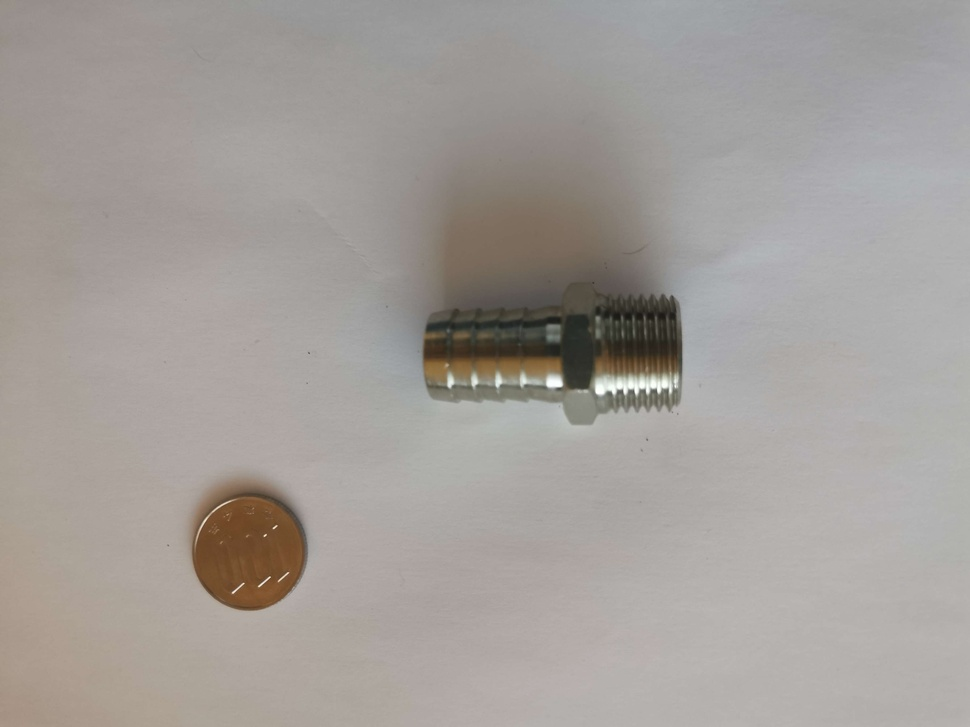
#> input picture DataBase/image7.jpg, 970 x 727 px, shrunk from 3648 x 2736 before the run
$ jupyter execute Piece_mesure.ipynb
#> lines starting #> are read from the running program, lines starting #| are printed output that depends on the picture; after the words box and inside, x2 and y2 are one past the last pixel; in counts of white or black regions, pixels touching at a corner belong together
[cell 1]
import cv2
import numpy as np

[cell 2]
image_path = 'DataBase/image7.jpg'
image = cv2.imread(image_path)
#> image is the input picture: shape (727, 970, 3); mean B, G, R 153.8, 157.9, 163.2

if image is None:
    raise ValueError("L'image n'a pas pu être chargée.")

[cell 3]
gray = cv2.cvtColor(image, cv2.COLOR_BGR2GRAY)
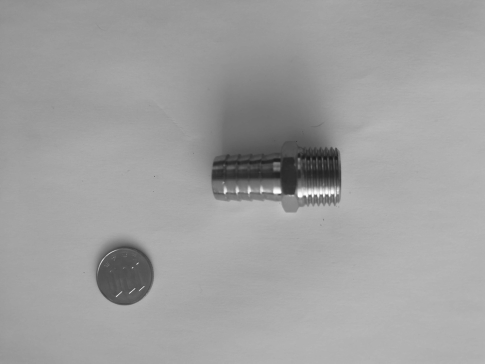
#> gray: shape (727, 970) (shown at 1/2 size); min 24, max 255, mean 159.1
th = cv2.adaptiveThreshold(gray,255,cv2.ADAPTIVE_THRESH_GAUSSIAN_C,cv2.THRESH_BINARY,71,17)
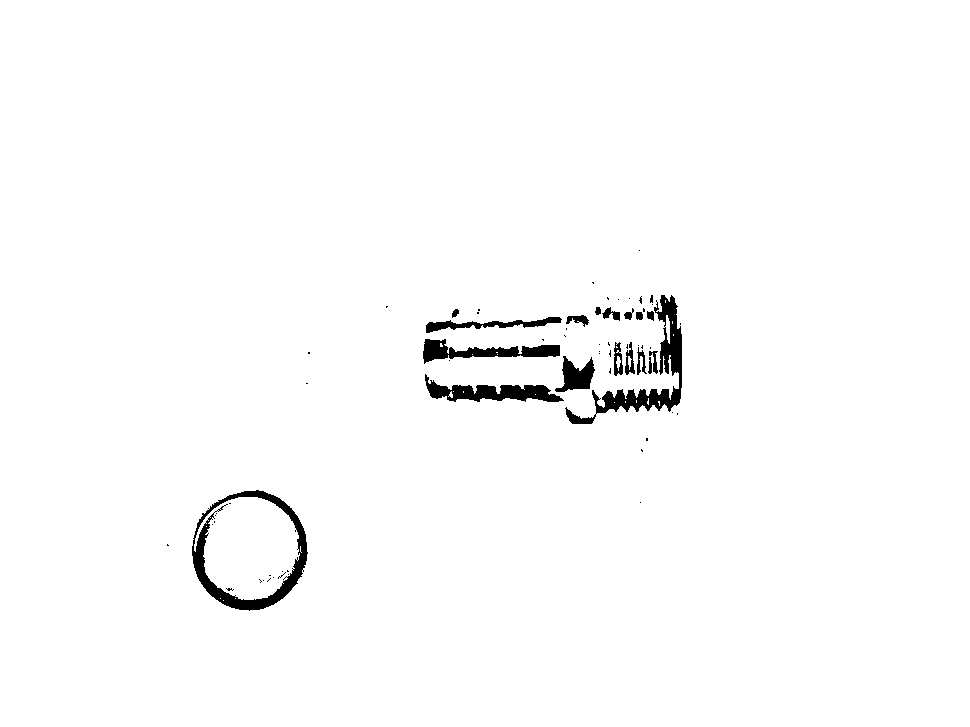
#> th: shape (727, 970); 98.3% white; 68 black regions (49 under 20 px), largest, box (x1, y1, x2, y2) and area: (192, 490, 308, 611) 2900, (565, 295, 682, 424) 2876, (425, 374, 564, 402) 1703

[cell 4]
taille_noyau = (5, 5)
sigma = 0
image = cv2.GaussianBlur(image, taille_noyau, sigma)

[cell 5]
gray_image = cv2.cvtColor(image, cv2.COLOR_BGR2GRAY)
th = cv2.adaptiveThreshold(gray_image,255,cv2.ADAPTIVE_THRESH_GAUSSIAN_C,cv2.THRESH_BINARY,71,17)
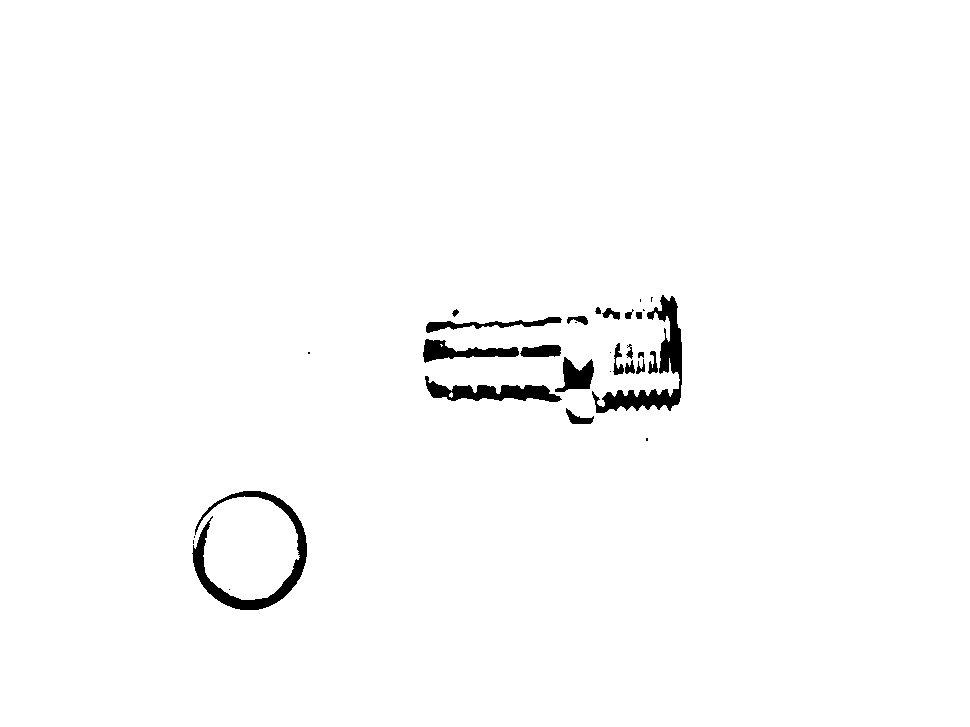
#> th: shape (727, 970); 98.4% white; 31 black regions (11 under 20 px), largest, box (x1, y1, x2, y2) and area: (192, 491, 307, 610) 2759, (592, 295, 682, 413) 2654, (425, 376, 562, 402) 1620

edges = cv2.adaptiveThreshold(th, 255, cv2.ADAPTIVE_THRESH_MEAN_C, cv2.THRESH_BINARY_INV, 3, 2)
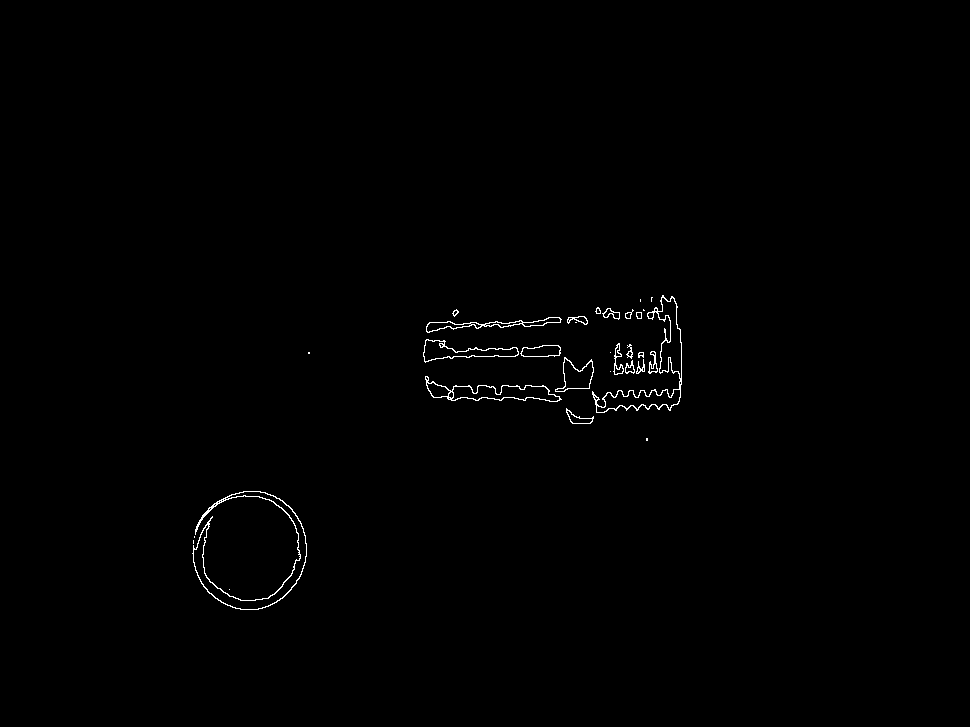
#> edges: shape (727, 970); 0.53% white in thin lines or dots, all inside (x1, y1, x2, y2) = (192, 295, 682, 610)

[cell 6]
contours, hierarchy = cv2.findContours(edges, cv2.RETR_EXTERNAL, cv2.CHAIN_APPROX_SIMPLE)
#> contours = 31 contours, 12 with area under 20; largest, box (x1, y1, x2, y2) and area: (192, 491, 307, 610) 2422, (592, 295, 682, 413) 2352, (425, 376, 562, 402) 1476, (423, 339, 519, 363) 928, (555, 357, 594, 392) 689

[cell 7]
cnt = max(contours, key=cv2.contourArea)
#> cnt = contour of 343 points, box (x1, y1, x2, y2) (192, 491, 307, 610), area 2422

[cell 8]
output_image = cv2.cvtColor(edges, cv2.COLOR_GRAY2BGR)

[cell 9]
# Calculez le cercle englobant le contour
(x, y), radius = cv2.minEnclosingCircle(cnt)
#> x = 250; y = 550; radius = 59.91
center = (int(x), int(y))
#> center = (250, 550)
radius = int(radius)
#> radius = 59

# Calculez le diamètre
diameter = 2 * radius
#> diameter = 118

# Affichez le cercle et le centre sur l'image originale
output_image = cv2.cvtColor(edges, cv2.COLOR_GRAY2BGR)
cv2.circle(output_image, center, radius, (0, 255, 0), 2)
cv2.circle(output_image, center, 1, (0, 0, 255), 3)
#> output_image: shape (727, 970, 3); mean B, G, R 1.2, 1.6, 1.3

# Calculez les points de fin pour la ligne de diamètre
start_point = (int(x - radius), int(y))  # Point de départ à gauche du centre
#> start_point = (191, 550)
end_point = (int(x + radius), int(y))    # Point de fin à droite du centre
#> end_point = (309, 550)

# Dessinez le diamètre
cv2.line(output_image, start_point, end_point, (255, 0, 0), 2)
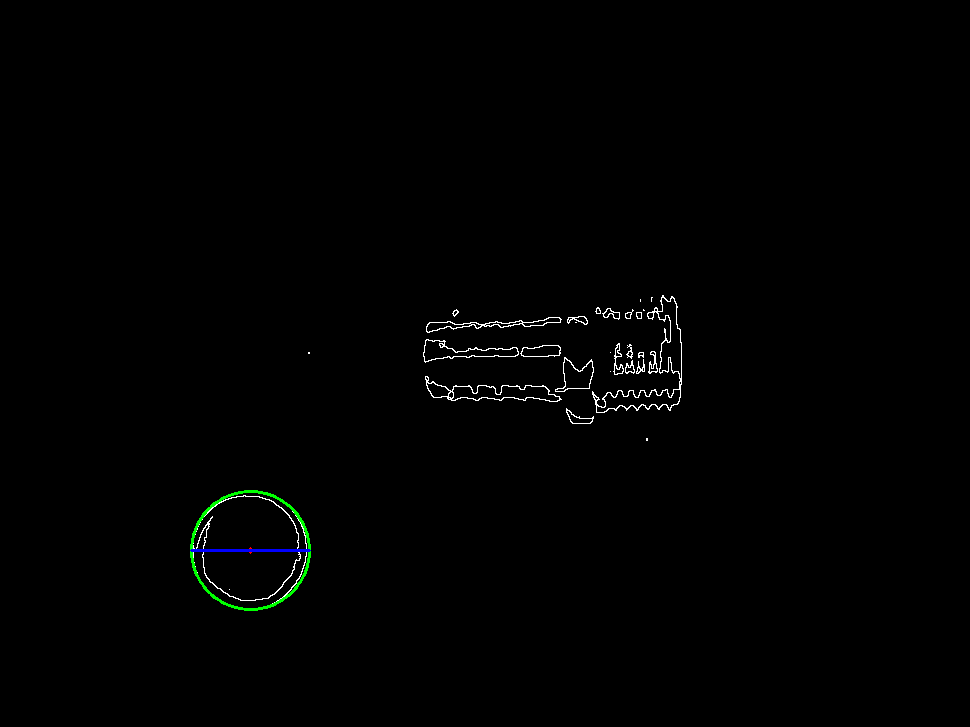
#> output_image: shape (727, 970, 3); mean B, G, R 1.4, 1.6, 1.2
cv2.imwrite('output_image_test.png', output_image)
#> Out = True

[cell 10]
print(f"Estimated diameter in pixels: {diameter}")
#| Estimated diameter in pixels: 118

$ run again, with DataBase/image1.jpg copied over DataBase/image7.jpg
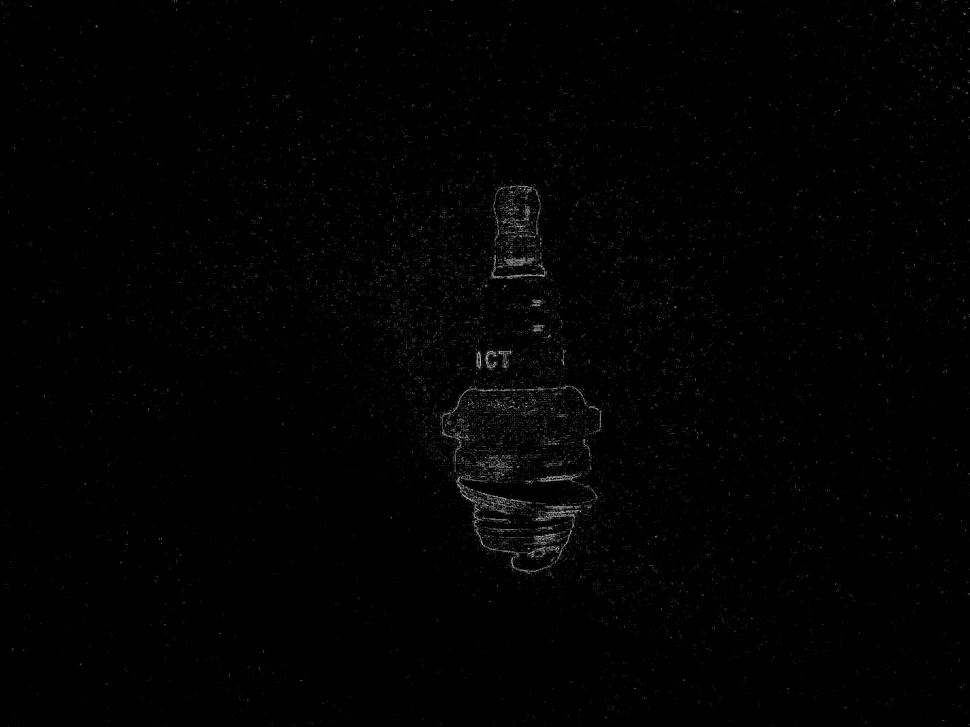
#> input picture DataBase/image1.jpg, 970 x 727 px, shrunk from 3648 x 2736 before the run
#> image is the input picture: shape (727, 970, 3); min 0, max 203, mean 1.8
#> `th = cv2.adaptiveThreshold(gray,255,cv2.ADAPTIVE_THRESH_GAUSSIAN_C,cv2..`:
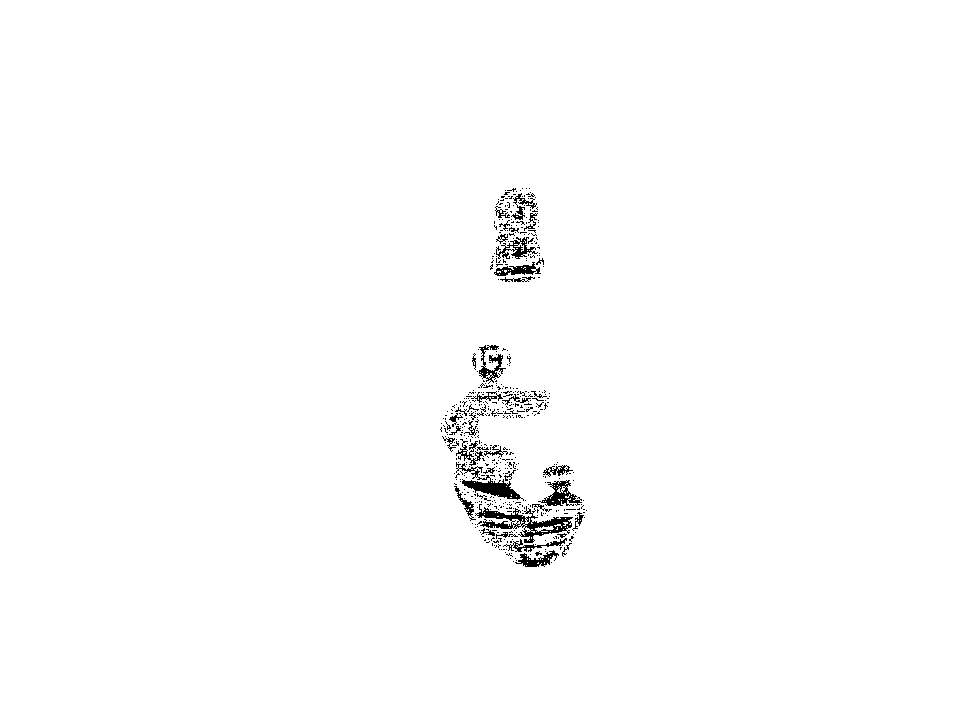
#> th: shape (727, 970); 99% white; black in thin lines or dots, all inside (x1, y1, x2, y2) = (440, 188, 587, 567)
#> edges: shape (727, 970); 0.24% white in thin lines or dots, all inside (x1, y1, x2, y2) = (448, 196, 582, 567)
#> contours = 73 contours, 60 with area under 20; largest, box (x1, y1, x2, y2) and area: (463, 481, 520, 498) 413, (525, 518, 570, 537) 292, (543, 482, 575, 505) 275, (498, 265, 534, 275) 152, (479, 510, 526, 522) 144
#> cnt = contour of 57 points, box (x1, y1, x2, y2) (463, 481, 520, 498), area 413
#> `(x, y), radius = cv2.minEnclosingCircle(cnt)`: x = 491; y = 488; radius = 28.86
#> center = (491, 488)
#> `radius = int(radius)`: radius = 28
#> diameter = 56
#> `cv2.circle(output_image, center, radius, (0, 255, 0), 2)`:
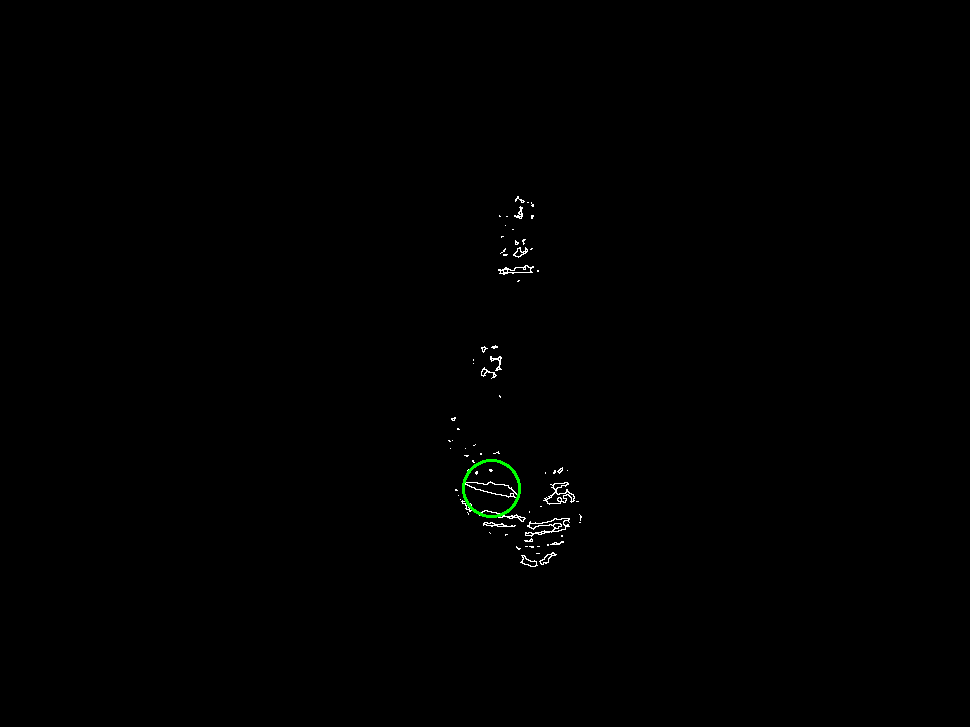
#> output_image: shape (727, 970, 3); mean B, G, R 0.6, 0.8, 0.6
#> start_point = (463, 488)
#> end_point = (519, 488)
#> Out = True
#| Estimated diameter in pixels: 56

$ run again, with DataBase/image14.jpg copied over DataBase/image7.jpg
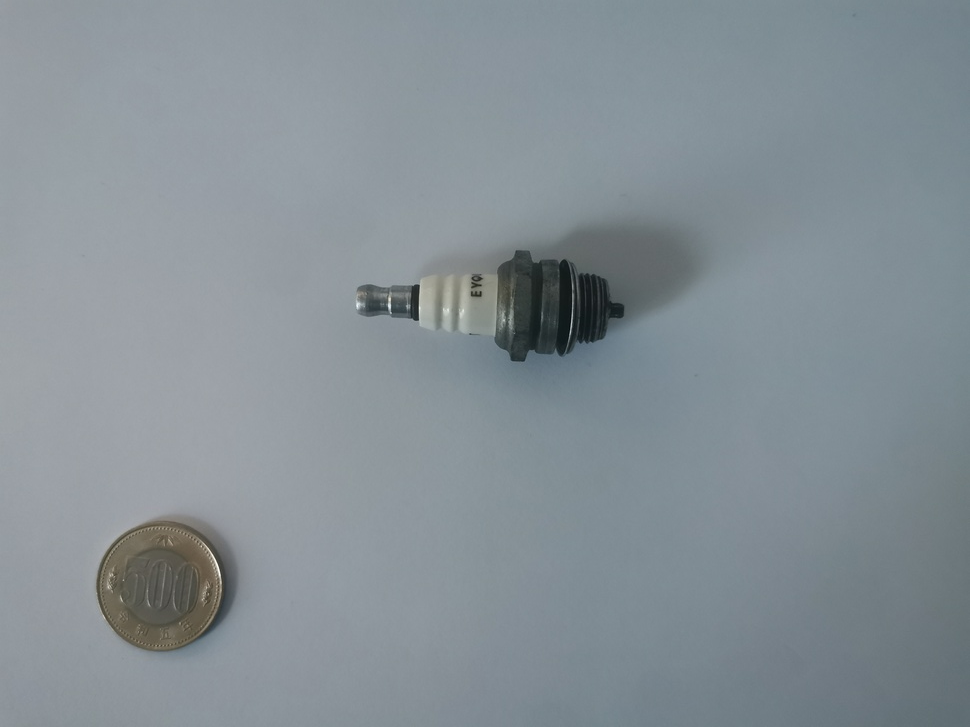
#> input picture DataBase/image14.jpg, 970 x 727 px, shrunk from 3648 x 2736 before the run
#> image is the input picture: shape (727, 970, 3); mean B, G, R 149.9, 143.7, 133.8
#> `th = cv2.adaptiveThreshold(gray,255,cv2.ADAPTIVE_THRESH_GAUSSIAN_C,cv2..`:
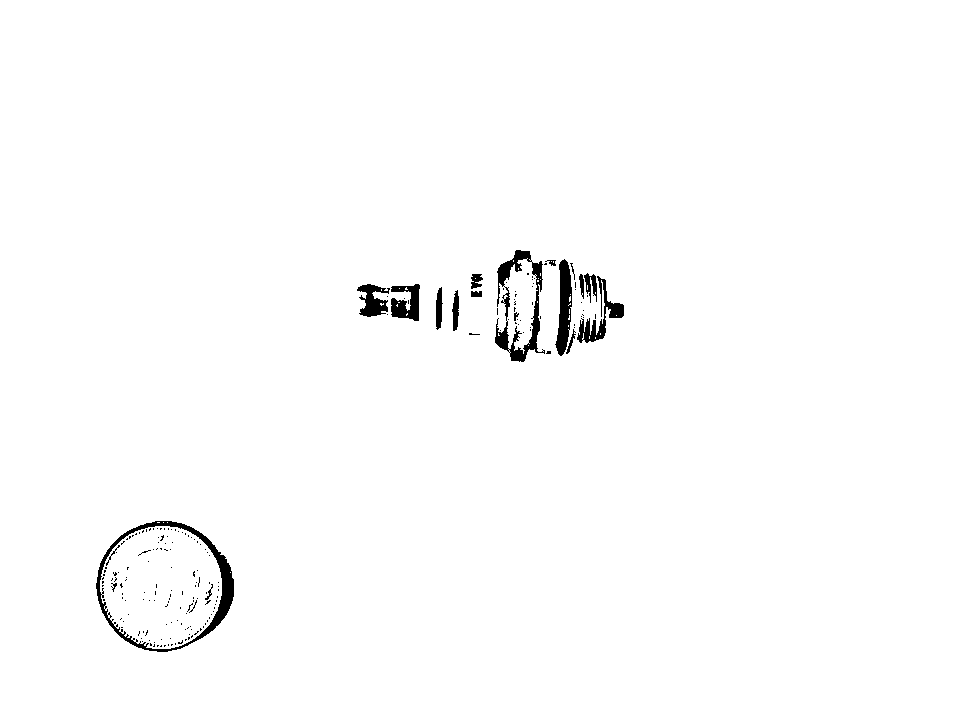
#> th: shape (727, 970); 98.8% white; 198 black regions (179 under 20 px), largest, box (x1, y1, x2, y2) and area: (96, 521, 234, 652) 2158, (495, 250, 545, 362) 1695, (555, 259, 572, 356) 993
#> edges: shape (727, 970); 0.45% white in thin lines or dots, all inside (x1, y1, x2, y2) = (96, 250, 624, 652)
#> contours = 24 contours, 10 with area under 20; largest, box (x1, y1, x2, y2) and area: (96, 521, 234, 652) 13621, (495, 262, 543, 362) 798, (556, 260, 570, 356) 759, (391, 284, 420, 321) 581, (358, 285, 388, 316) 485
#> cnt = contour of 191 points, box (x1, y1, x2, y2) (96, 521, 234, 652), area 13621
#> `(x, y), radius = cv2.minEnclosingCircle(cnt)`: x = 164.7; y = 586; radius = 68.77
#> center = (164, 586)
#> `radius = int(radius)`: radius = 68
#> diameter = 136
#> start_point = (96, 586)
#> end_point = (232, 586)
#> `cv2.line(output_image, start_point, end_point, (255, 0, 0), 2)`:
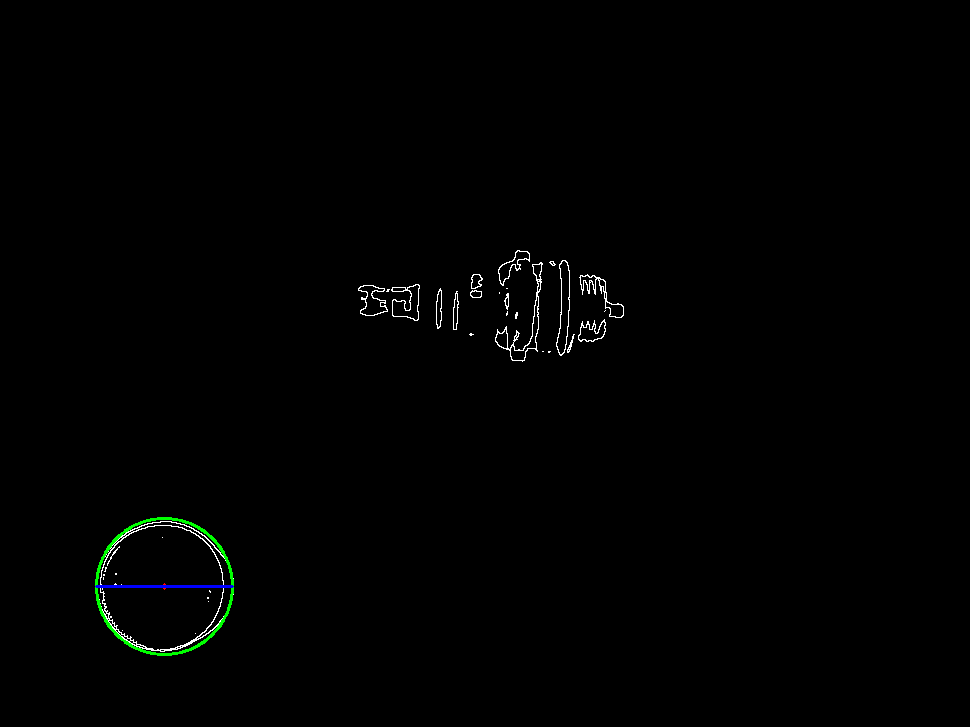
#> output_image: shape (727, 970, 3); mean B, G, R 1.2, 1.6, 1.1
#> Out = True
#| Estimated diameter in pixels: 136
